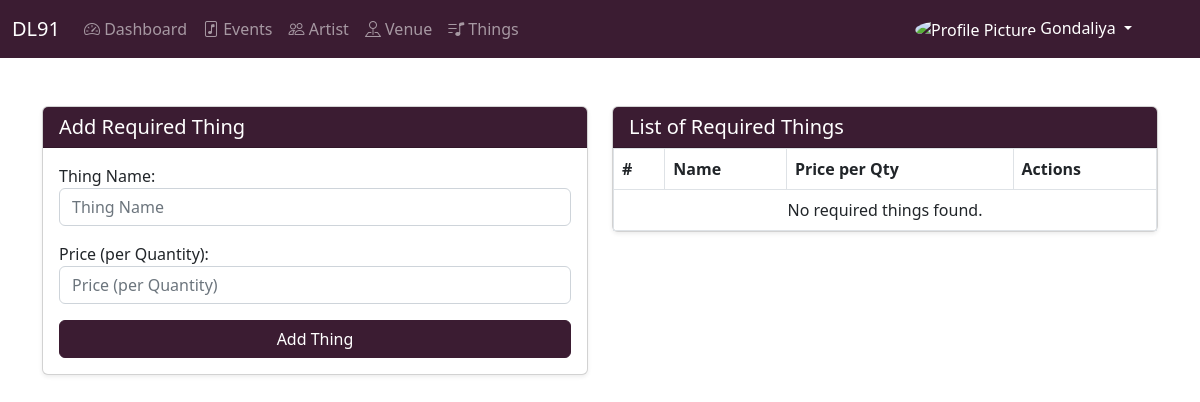
The app's page /things_view/ (signed in), older data.
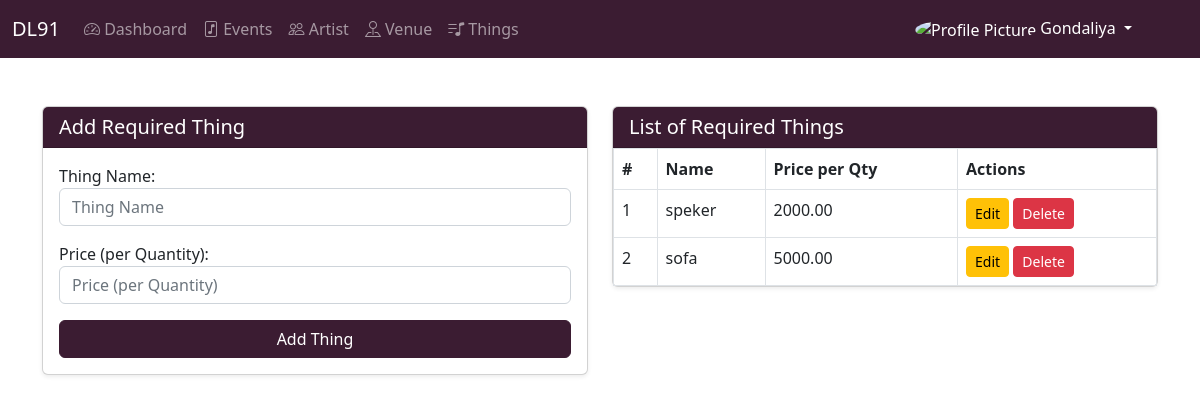
The same page, newer data.
### apps/managers/models.py (models this page shows, shortened)
class RequiredThing(BaseClass):
    manager = models.ForeignKey(Manager, on_delete=models.CASCADE)
    name = models.CharField(max_length=200, verbose_name="Thing Name")
    price_per_qty = models.DecimalField(
        max_digits=10, decimal_places=2, verbose_name="Price (per Quantity)"
    )

### apps/dashboard/views.py (the view, shortened to what this page needs)
# urls.py: path('things_view/', DashboardViews.things_view, name='things_view'),
    @login_required
    def things_view(request):
        manager_id_ = request.session['manager_id']
        things = RequiredThing.objects.filter(manager_id=manager_id_)
        form = RequiredThingForm()
        return render(request, 'dashboard/things.html', {'form': form, 'things': things})

### apps/managers/forms.py
class RequiredThingForm(forms.ModelForm):
    class Meta:
        model = RequiredThing
        fields = ['name', 'price_per_qty']
        widgets = {
            'name': forms.TextInput(attrs={'class': 'form-control', 'placeholder': 'Thing Name'}),
            'price_per_qty': forms.NumberInput(attrs={'class': 'form-control', 'placeholder': 'Price (per Quantity)'}),
        }

### apps/dashboard/views.py (called while the page is built)
def login_required(view_func):
    @wraps(view_func)
    def wrapper(request, *args, **kwargs):
        if 'manager_id' in request.session:
            return view_func(request, *args, **kwargs)
        else:
            messages.error(request, 'You are not logged in. Please log in to access the dashboard.')
            return redirect('login')
    return wrapper

### apps/dashboard/templates/dashboard/things.html (shortened to what this page needs)
{% extends 'dashboard/base.html' %} {% load static %}  {% block body %}
<div class="container mt-5">
    <div class="row">
        <div class="col-lg-6 mb-4">
            <div class="card shadow-sm">
                <div class="card-header DL91_BG text-white">
                    <h5 class="card-title mb-0">Add Required Thing</h5>
                </div>
                <div class="card-body">
                    <form method="POST">
                        {{ form.as_p }}
                        <button type="submit" class="btn btn-primary w-100">Add Thing</button>
                    </form>
                </div>
            </div>
        </div>
        <div class="col-lg-6">
            <div class="card shadow-sm">
                <div class="card-header DL91_BG text-white">
                    <h5 class="card-title mb-0">List of Required Things</h5>
                </div>
                <div class="card-body p-0">
                    <div class="table-responsive">
                        <table class="table table-bordered table-hover mb-0">
                            <thead class="thead-light">
                                <tr>
                                    <th>#</th>
                                    <th>Name</th>
                                    <th>Price per Qty</th>
                                    <th>Actions</th>
                                </tr>
                            </thead>
                            <tbody>
                                {% for thing in things %}
                                <tr>
                                    <td>{{ forloop.counter }}</td>
                                    <td>{{ thing.name }}</td>
                                    <td>{{ thing.price_per_qty }}</td>
                                    <td>
                                        <a href="" class="btn btn-sm btn-warning">Edit</a>
                                        <a href="" class="btn btn-sm btn-danger">Delete</a>
                                    </td>
                                </tr>
                                {% empty %}
                                <tr>
                                    <td colspan="4" class="text-center">No required things found.</td>
                                </tr>
                                {% endfor %}
                            </tbody>
                        </table>
                    </div>
                </div>
            </div>
        </div>
    </div>
</div>
{% endblock %}

Row changes from the older to the newer data that the page shows:
added RequiredThing: name "speker", price_per_qty "2000.00"
added RequiredThing: name "sofa", price_per_qty "5000.00"
Text that changed along with them:
text no longer shown: "No required things found."
